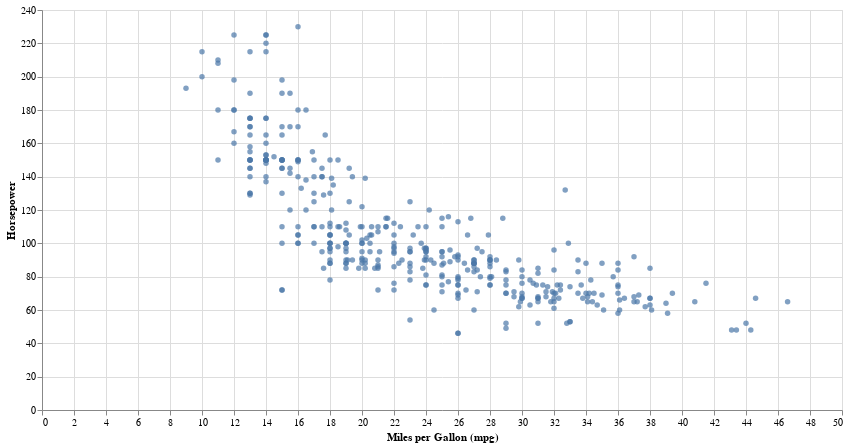

Notebook cell for this chart:
### Markdown cell above
The "Miles_per_Gallon" title for the x-axis is a little ugly. There's no reason why our table's column names need to appear in our charts. You can set axis options for the position encodings.

### Code cell
(
    alt.Chart(cars)
      .mark_circle()
      .encode(
          x=alt.X(
              'Miles_per_Gallon',
              axis={'title':'Miles per Gallon (mpg)'}),
          y='Horsepower'
      )
      .properties(
          width=800,
          height=400
      )
)

### Figure 1 — Vega-Lite specification as saved in the notebook (floating-point values rounded to 4 significant figures; data arrays with more than 128 entries replaced by an {"elided": "..."} marker saying what was removed)
{"config": {"view": {"continuousWidth": 300, "continuousHeight": 300}}, "data": {"name": "data-583e73726c1545c56c203344161a975c"}, "mark": {"type": "circle"}, "encoding": {"x": {"axis": {"title": "Miles per Gallon (mpg)"}, "field": "Miles_per_Gallon", "type": "quantitative"}, "y": {"field": "Horsepower", "type": "quantitative"}}, "height": 400, "width": 800, "$schema": "https://vega.github.io/schema/vega-lite/v5.20.1.json", "datasets": {"data-583e73726c1545c56c203344161a975c": {"elided": "406 records"}}}
